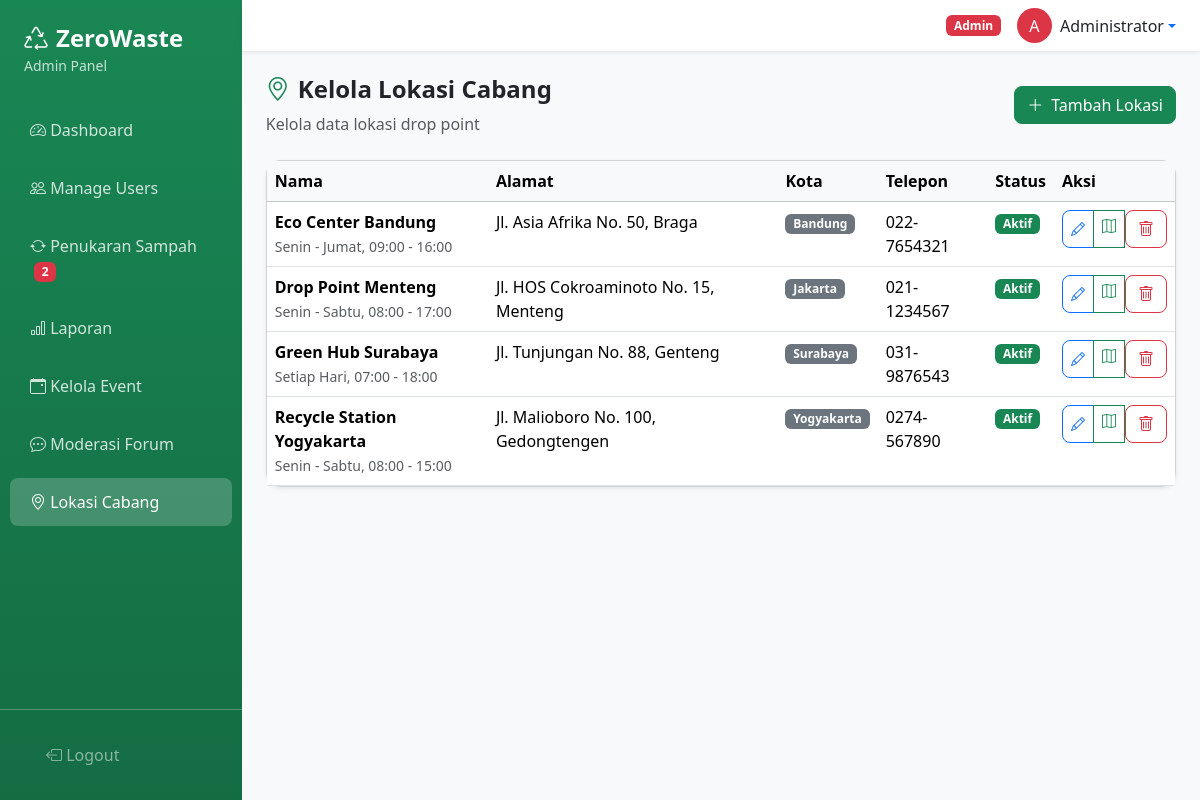
The page /admin/locations.php (signed in) on the database its author committed.
### tables this page shows
CREATE TABLE `recycling_locations` (
  `id` int(11) NOT NULL AUTO_INCREMENT,
  `name` varchar(100) NOT NULL,
  `address` text NOT NULL,
  `city` varchar(100) NOT NULL,
  `phone` varchar(20) DEFAULT NULL,
  `maps_link` text DEFAULT NULL,
  `operating_hours` varchar(100) DEFAULT NULL,
  `waste_types` text DEFAULT NULL,
  `is_active` tinyint(1) DEFAULT 1,
  `created_at` datetime DEFAULT CURRENT_TIMESTAMP,
  PRIMARY KEY (`id`)
);

### config/functions.php (called while the page is built, shortened)
<?php
function sanitize($data) {
    return htmlspecialchars(trim($data), ENT_QUOTES, 'UTF-8');
}
?>

### admin/locations.php (the view, shortened to what this page needs)
<?php
require_once '../config/database.php';
require_once '../config/functions.php';
$stmt = $pdo->query("SELECT * FROM recycling_locations ORDER BY city, name");
$locations = $stmt->fetchAll();
?>
<!DOCTYPE html>
<html lang="id">
<head>
    <link href="https://cdn.jsdelivr.net/npm/bootstrap@5.3.2/dist/css/bootstrap.min.css" rel="stylesheet">
    <link href="https://cdn.jsdelivr.net/npm/bootstrap-icons@1.11.1/font/bootstrap-icons.css" rel="stylesheet">
    <link href="../assets/css/style.css" rel="stylesheet">
</head>
<body>
    <div class="d-flex">
        <?php include 'includes/sidebar.php'; ?>
        <div class="main-content flex-grow-1">
            <?php include 'includes/topbar.php'; ?>
            <div class="container-fluid p-4">
                <div class="row mb-4">
                    <div class="col-12 d-flex justify-content-between align-items-center">
                        <div>
                            <h4 class="fw-bold"><i class="bi bi-geo-alt me-2 text-success"></i>Kelola Lokasi Cabang</h4>
                            <p class="text-muted mb-0">Kelola data lokasi drop point</p>
                        </div>
                        <button class="btn btn-success" data-bs-toggle="modal" data-bs-target="#createModal">
                            <i class="bi bi-plus-lg me-2"></i>Tambah Lokasi
                        </button>
                    </div>
                </div>
                <div class="card shadow-sm">
                    <div class="card-body p-0">
                        <div class="table-responsive">
                            <table class="table table-hover mb-0">
                                <thead class="table-light">
                                    <tr>
                                        <th>Nama</th>
                                        <th>Alamat</th>
                                        <th>Kota</th>
                                        <th>Telepon</th>
                                        <th>Status</th>
                                        <th>Aksi</th>
                                    </tr>
                                </thead>
                                <tbody>
                                    <?php if (empty($locations)): ?>
                                    <tr>
                                        <td colspan="6" class="text-center py-4 text-muted">Tidak ada lokasi</td>
                                    </tr>
                                    <?php else: ?>
                                    <?php foreach ($locations as $loc): ?>
                                    <tr>
                                        <td>
                                            <div class="fw-bold"><?= sanitize($loc['name']) ?></div>
                                            <small class="text-muted"><?= sanitize($loc['operating_hours']) ?></small>
                                        </td>
                                        <td><?= sanitize($loc['address']) ?></td>
                                        <td><span class="badge bg-secondary"><?= sanitize($loc['city']) ?></span></td>
                                        <td><?= sanitize($loc['phone']) ?: '-' ?></td>
                                        <td>
                                            <?php if ($loc['is_active']): ?>
                                            <span class="badge bg-success">Aktif</span>
                                            <?php else: ?>
                                            <span class="badge bg-danger">Nonaktif</span>
                                            <?php endif; ?>
                                        </td>
                                        <td>
                                            <div class="btn-group btn-group-sm">
                                                <button class="btn btn-outline-primary" data-bs-toggle="modal" data-bs-target="#editModal<?= $loc['id'] ?>">
                                                    <i class="bi bi-pencil"></i>
                                                </button>
                                                <?php if ($loc['maps_link']): ?>
                                                <a href="<?= sanitize($loc['maps_link']) ?>" target="_blank" class="btn btn-outline-success">
                                                    <i class="bi bi-map"></i>
                                                </a>
                                                <?php endif; ?>
                                                <form method="POST" class="d-inline" onsubmit="return confirm('Hapus lokasi ini?')">
                                                    <button type="submit" class="btn btn-outline-danger">
                                                        <i class="bi bi-trash"></i>
                                                    </button>
                                                </form>
                                            </div>
                                        </td>
                                    </tr>
                                    <?php endforeach; ?>
                                    <?php endif; ?>
                                </tbody>
                            </table>
                        </div>
                    </div>
                </div>
            </div>
        </div>
    </div>
</body>
</html>

### assets/css/style.css (style rules this page uses)
:root { --primary-green: #198754; --light-green: #d1e7dd; --dark-green: #146c43; }
body { font-family: 'Segoe UI', Tahoma, Geneva, Verdana, sans-serif; }
.card { border-radius: 15px; transition: transform 0.2s, box-shadow 0.2s; }
.btn { border-radius: 8px; }
.btn-success { background-color: var(--primary-green); border-color: var(--primary-green); }
.main-content { background-color: #f8f9fa; min-height: 100vh; }

### rows shown on the page
recycling_locations: name "Eco Center Bandung", operating_hours "Senin - Jumat, 09:00 - 16:00", address "Jl. Asia Afrika No. 50, Braga", city "Bandung", phone "022-7654321", is_active "Aktif"
recycling_locations: name "Drop Point Menteng", operating_hours "Senin - Sabtu, 08:00 - 17:00", address "Jl. HOS Cokroaminoto No. 15, Menteng", city "Jakarta", phone "021-1234567", is_active "Aktif"
recycling_locations: name "Green Hub Surabaya", operating_hours "Setiap Hari, 07:00 - 18:00", address "Jl. Tunjungan No. 88, Genteng", city "Surabaya", phone "031-9876543", is_active "Aktif"
recycling_locations: name "Recycle Station Yogyakarta", operating_hours "Senin - Sabtu, 08:00 - 15:00", address "Jl. Malioboro No. 100, Gedongtengen", city "Yogyakarta", phone "0274-567890", is_active "Aktif"

### other values the page prints
$pendingCount "2"
substr($_SESSION['full_name'], 0, 1) "A"
$_SESSION['full_name'] "Administrator"
